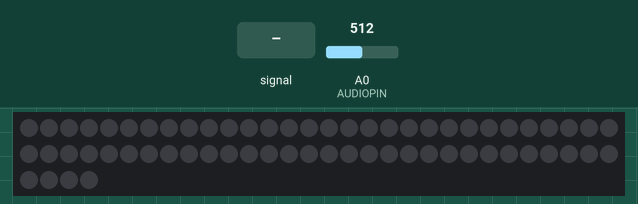
Recording of a sketch running on a simulated Arduino Uno, built with avr-gcc and run on an emulated ATmega328P. Parts: 64 RGB LEDs in strip order, left to right, continuing on the next row. The inputs (shaded band) are chosen by the test bench; at power-on: A0 (AUDIOPIN) = 512.

Above: at 1.2 s.
1.3 s: A0 (AUDIOPIN) fed a 200 Hz sine of ±255 counts around its level
At 1.48 s:
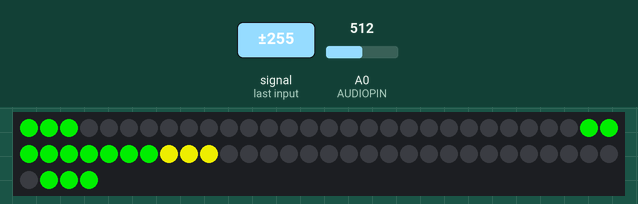
3.7 s: A0 (AUDIOPIN) fed a 1000 Hz sine of ±255 counts around its level
At 3.93 s:
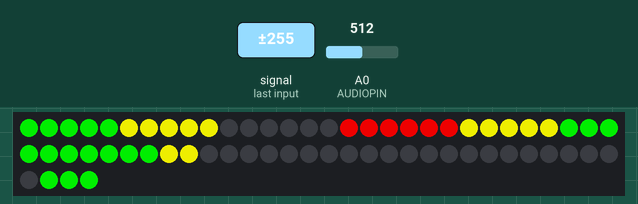
6.2 s: A0 (AUDIOPIN) set to 900
At 7.1 s:
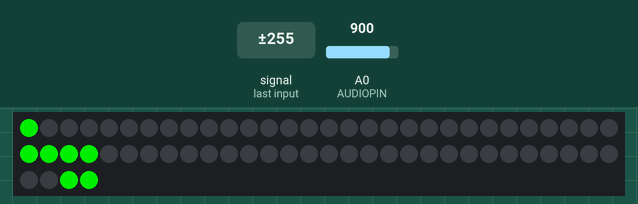
7.7 s: A0 (AUDIOPIN) set to 6
Timing chart, 0 to 10.2 s (numbered marks = the images above; inputs shaded):
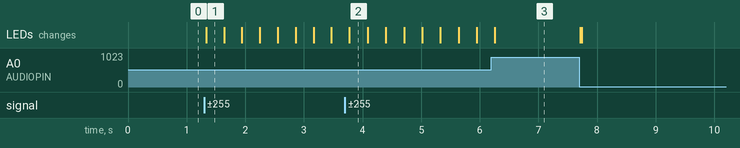

The sketch:

Project_3_1.ino
```cpp
#include <Adafruit_NeoPixel.h>
#include "fix_fft.h"

const int displayPIN = 8;
const int numberLEDs=64;
Adafruit_NeoPixel strip = Adafruit_NeoPixel(numberLEDs, displayPIN, NEO_GRB + NEO_KHZ800);

const int AUDIOPIN=A0;
char im[128], data[128];
char data_avgs[16];
int i=0,j=0,n=0,val;
bool equalizer=true;
int maxValue=30;

String message;

void setup()
{
    strip.begin();
    strip.setBrightness(200);
    strip.show();

    Serial.begin(9600);
}

void showEqualizer()
{
    for(i=0;i<numberLEDs;i++)
    {
        strip.setPixelColor(i,0,0,0);
    }

    for (i=0; i < 128; i++){
    val = analogRead(AUDIOPIN);
    data[i] = val;
    im[i] = 0;
  };

  fix_fft(data,im,7,0);

  for (i=0; i< 64;i++){
    data[i] = sqrt(data[i] * data[i] + im[i] * im[i]);  // this gets the absolute value of the values in the array, so we're only dealing with positive numbers
  };

  // average bars together
  for (i=0; i<16; i++) {
    data_avgs[i] = data[i*4] + data[i*4 + 1] + data[i*4 + 2] + data[i*4 + 3];
    if(data_avgs[i]>maxValue)
    {
        data_avgs[i]=maxValue;
    }
    data_avgs[i] = map(data_avgs[i], 0, maxValue, 0,  16);
    j=15-i;
    for(n=0;n<data_avgs[i];n++)
    {
        uint32_t magenta;
        if(n<5)
            magenta = strip.Color(0, 255, 0); //Red Green Blue
        else if(n<10)
            magenta = strip.Color(255, 255, 0);
        else magenta = strip.Color(255, 0, 0);

        if(j%2)
        {
            strip.setPixelColor((j+1)*16-1-n,magenta);
        }
        else
        {
            strip.setPixelColor(j*16+n,magenta);
        }
    }
  }
  strip.show();
}

void loop()
{
    if(Serial.available())
    {
        char m=Serial.read();
        message+=m;
        if(m=='/') //command: "enableEq:/" "disableEq:/" "img:i,r,g,b/" "showImg:/"
        {
            int c=message.indexOf(':');
            String command=message.substring(0,c);
            if(command=="enableEq")
            {
                equalizer=true;
            }
            else if(command=="disableEq")
            {
                equalizer=false;
            }
            else if(command=="img")
            {
                command=message.substring(c+1,message.length()-1);
                c=command.indexOf(',');
                i=command.substring(0,c).toInt();

                command=command.substring(c+1);
                c=command.indexOf(',');
                int r=command.substring(0,c).toInt();

                command=command.substring(c+1);
                c=command.indexOf(',');
                int g=command.substring(0,c).toInt();

                command=command.substring(c+1);
                int b=command.toInt();
                strip.setPixelColor(i,r,g,b);
                Serial.println("r");
            }
            else if(command=="showImg")
            {
                strip.show();
            }
            else if(command=="clear")
            {
                for(i=0;i<numberLEDs;i++)
                    strip.setPixelColor(i,0,0,0);
                strip.show();
            }
            message="";
        }
    }
    if(equalizer) showEqualizer();
}
```

fix_fft.cpp
```cpp
#include <avr/pgmspace.h>
#include "fix_fft.h"
#if defined(ARDUINO) && ARDUINO >= 100
  #include "Arduino.h"
#else
  #include "WProgram.h"
#endif

/* fix_fft.c - Fixed-point in-place Fast Fourier Transform  */
/*
 All data are fixed-point short integers, in which -32768
 to +32768 represent -1.0 to +1.0 respectively. Integer
 arithmetic is used for speed, instead of the more natural
 floating-point.

 For the forward FFT (time -> freq), fixed scaling is
 performed to prevent arithmetic overflow, and to map a 0dB
 sine/cosine wave (i.e. amplitude = 32767) to two -6dB freq
 coefficients. The return value is always 0.

 For the inverse FFT (freq -> time), fixed scaling cannot be
 done, as two 0dB coefficients would sum to a peak amplitude
 of 64K, overflowing the 32k range of the fixed-point integers.
 Thus, the fix_fft() routine performs variable scaling, and
 returns a value which is the number of bits LEFT by which
 the output must be shifted to get the actual amplitude
 (i.e. if fix_fft() returns 3, each value of fr[] and fi[]
 must be multiplied by 8 (2**3) for proper scaling.
 Clearly, this cannot be done within fixed-point short
 integers. In practice, if the result is to be used as a
 filter, the scale_shift can usually be ignored, as the
 result will be approximately correctly normalized as is.

 Written by:  Tom Roberts  11/8/89
 Made portable:  Malcolm Slaney 12/15/94 malcolm@interval.com
 Enhanced:  Dimitrios P. Bouras  14 Jun 2006 dbouras@ieee.org
 Modified for 8bit values David Keller  10.10.2010
*/


#define N_WAVE      256    /* full length of Sinewave[] */
#define LOG2_N_WAVE 8      /* log2(N_WAVE) */


/*
 Since we only use 3/4 of N_WAVE, we define only
 this many samples, in order to conserve data space.
*/


const int8_t Sinewave[N_WAVE-N_WAVE/4] PROGMEM = {
0, 3, 6, 9, 12, 15, 18, 21,
24, 28, 31, 34, 37, 40, 43, 46,
48, 51, 54, 57, 60, 63, 65, 68,
71, 73, 76, 78, 81, 83, 85, 88,
90, 92, 94, 96, 98, 100, 102, 104,
106, 108, 109, 111, 112, 114, 115, 117,
118, 119, 120, 121, 122, 123, 124, 124,
125, 126, 126, 127, 127, 127, 127, 127,

127, 127, 127, 127, 127, 127, 126, 126,
125, 124, 124, 123, 122, 121, 120, 119,
118, 117, 115, 114, 112, 111, 109, 108,
106, 104, 102, 100, 98, 96, 94, 92,
90, 88, 85, 83, 81, 78, 76, 73,
71, 68, 65, 63, 60, 57, 54, 51,
48, 46, 43, 40, 37, 34, 31, 28,
24, 21, 18, 15, 12, 9, 6, 3,

0, -3, -6, -9, -12, -15, -18, -21,
-24, -28, -31, -34, -37, -40, -43, -46,
-48, -51, -54, -57, -60, -63, -65, -68,
-71, -73, -76, -78, -81, -83, -85, -88,
-90, -92, -94, -96, -98, -100, -102, -104,
-106, -108, -109, -111, -112, -114, -115, -117,
-118, -119, -120, -121, -122, -123, -124, -124,
-125, -126, -126, -127, -127, -127, -127, -127,

/*-127, -127, -127, -127, -127, -127, -126, -126,
-125, -124, -124, -123, -122, -121, -120, -119,
-118, -117, -115, -114, -112, -111, -109, -108,
-106, -104, -102, -100, -98, -96, -94, -92,
-90, -88, -85, -83, -81, -78, -76, -73,
-71, -68, -65, -63, -60, -57, -54, -51,
-48, -46, -43, -40, -37, -34, -31, -28,
-24, -21, -18, -15, -12, -9, -6, -3, */
};


/*
 FIX_MPY() - fixed-point multiplication & scaling.
 Substitute inline assembly for hardware-specific
 optimization suited to a particluar DSP processor.
 Scaling ensures that result remains 16-bit.
*/
inline char FIX_MPY(char a, char b)
{

 //Serial.println(a);
//Serial.println(b);


   /* shift right one less bit (i.e. 15-1) */
   int c = ((int)a * (int)b) >> 6;
   /* last bit shifted out = rounding-bit */
   b = c & 0x01;
   /* last shift + rounding bit */
   a = (c >> 1) + b;

       /*
       Serial.println(Sinewave[3]);
       Serial.println(c);
       Serial.println(a);
       while(1);*/

   return a;
}

/*
 fix_fft() - perform forward/inverse fast Fourier transform.
 fr[n],fi[n] are real and imaginary arrays, both INPUT AND
 RESULT (in-place FFT), with 0 <= n < 2**m; set inverse to
 0 for forward transform (FFT), or 1 for iFFT.
*/
int fix_fft(char fr[], char fi[], int m, int inverse)
{
   int mr, nn, i, j, l, k, istep, n, scale, shift;
   char qr, qi, tr, ti, wr, wi;

   n = 1 << m;

   /* max FFT size = N_WAVE */
   if (n > N_WAVE)
       return -1;

   mr = 0;
   nn = n - 1;
   scale = 0;

   /* decimation in time - re-order data */
   for (m=1; m<=nn; ++m) {
       l = n;
       do {
           l >>= 1;
       } while (mr+l > nn);
       mr = (mr & (l-1)) + l;

       if (mr <= m)
           continue;
       tr = fr[m];
       fr[m] = fr[mr];
       fr[mr] = tr;
       ti = fi[m];
       fi[m] = fi[mr];
       fi[mr] = ti;
   }

   l = 1;
   k = LOG2_N_WAVE-1;
   while (l < n) {
       if (inverse) {
           /* variable scaling, depending upon data */
           shift = 0;
           for (i=0; i<n; ++i) {
               j = fr[i];
               if (j < 0)
                   j = -j;
               m = fi[i];
               if (m < 0)
                   m = -m;
               if (j > 16383 || m > 16383) {
                   shift = 1;
                   break;
               }
           }
           if (shift)
               ++scale;
       } else {
           /*
             fixed scaling, for proper normalization --
             there will be log2(n) passes, so this results
             in an overall factor of 1/n, distributed to
             maximize arithmetic accuracy.
           */
           shift = 1;
       }
       /*
         it may not be obvious, but the shift will be
         performed on each data point exactly once,
         during this pass.
       */
       istep = l << 1;
       for (m=0; m<l; ++m) {
           j = m << k;
           /* 0 <= j < N_WAVE/2 */
           wr =  pgm_read_word_near(Sinewave + j+N_WAVE/4);

/*Serial.println("asdfasdf");
Serial.println(wr);
Serial.println(j+N_WAVE/4);
Serial.println(Sinewave[256]);

Serial.println("");*/


           wi = -pgm_read_word_near(Sinewave + j);
           if (inverse)
               wi = -wi;
           if (shift) {
               wr >>= 1;
               wi >>= 1;
           }
           for (i=m; i<n; i+=istep) {
               j = i + l;
               tr = FIX_MPY(wr,fr[j]) - FIX_MPY(wi,fi[j]);
               ti = FIX_MPY(wr,fi[j]) + FIX_MPY(wi,fr[j]);
               qr = fr[i];
               qi = fi[i];
               if (shift) {
                   qr >>= 1;
                   qi >>= 1;
               }
               fr[j] = qr - tr;
               fi[j] = qi - ti;
               fr[i] = qr + tr;
               fi[i] = qi + ti;
           }
       }
       --k;
       l = istep;
   }
   return scale;
}

/*
 fix_fftr() - forward/inverse FFT on array of real numbers.
 Real FFT/iFFT using half-size complex FFT by distributing
 even/odd samples into real/imaginary arrays respectively.
 In order to save data space (i.e. to avoid two arrays, one
 for real, one for imaginary samples), we proceed in the
 following two steps: a) samples are rearranged in the real
 array so that all even samples are in places 0-(N/2-1) and
 all imaginary samples in places (N/2)-(N-1), and b) fix_fft
 is called with fr and fi pointing to index 0 and index N/2
 respectively in the original array. The above guarantees
 that fix_fft "sees" consecutive real samples as alternating
 real and imaginary samples in the complex array.
*/
int fix_fftr(char f[], int m, int inverse)
{
   int i, N = 1<<(m-1), scale = 0;
   char tt, *fr=f, *fi=&f[N];

   if (inverse)
       scale = fix_fft(fi, fr, m-1, inverse);
   for (i=1; i<N; i+=2) {
       tt = f[N+i-1];
       f[N+i-1] = f[i];
       f[i] = tt;
   }
   if (! inverse)
       scale = fix_fft(fi, fr, m-1, inverse);
   return scale;
}
```

fix_fft.h
```cpp
#ifndef FIXFFT_H
#define FIXFFT_H

#if defined(ARDUINO) && ARDUINO >= 100
  #include "Arduino.h"
#else
  #include "WProgram.h"
#endif


/*
 fix_fft() - perform forward/inverse fast Fourier transform.
 fr[n],fi[n] are real and imaginary arrays, both INPUT AND
 RESULT (in-place FFT), with 0 <= n < 2**m; set inverse to
 0 for forward transform (FFT), or 1 for iFFT.
*/
int fix_fft(char fr[], char fi[], int m, int inverse);


/*
 fix_fftr() - forward/inverse FFT on array of real numbers.
 Real FFT/iFFT using half-size complex FFT by distributing
 even/odd samples into real/imaginary arrays respectively.
 In order to save data space (i.e. to avoid two arrays, one
 for real, one for imaginary samples), we proceed in the
 following two steps: a) samples are rearranged in the real
 array so that all even samples are in places 0-(N/2-1) and
 all imaginary samples in places (N/2)-(N-1), and b) fix_fft
 is called with fr and fi pointing to index 0 and index N/2
 respectively in the original array. The above guarantees
 that fix_fft "sees" consecutive real samples as alternating
 real and imaginary samples in the complex array.
*/
int fix_fftr(char f[], int m, int inverse);


#endif
```

Measured:
- after the input at 1.3 s, the LEDs: change at once (image 1)
- after the input at 3.7 s, the LEDs: change after 0.08 s (image 2)
- after the input at 6.2 s, the LEDs: change after 0.05 s (image 3)
